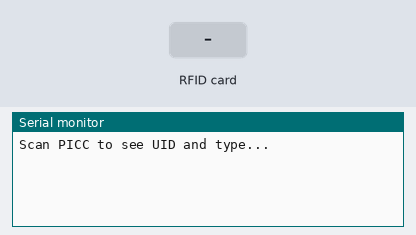
The sketch below on a simulated Arduino Uno, built with avr-gcc and run on an emulated ATmega328P. On the bench: the last lines printed to the serial monitor. The inputs (shaded band) are chosen by the test bench.

Above: at 1.2 s.
1.3 s: RFID card 5E 7A 19 C4 held to the reader
At 1.37 s:
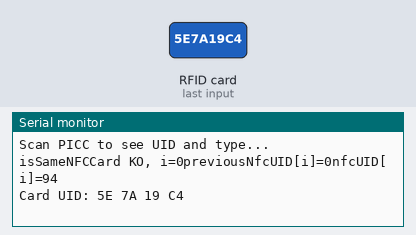
At 2.6 s:
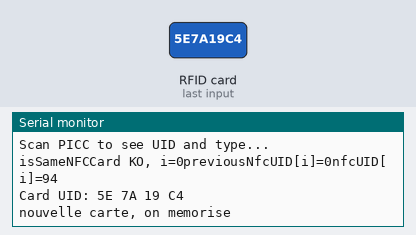

The sketch:

NFC.ino
```cpp
/*
 * MFRC522 - Library to use ARDUINO RFID MODULE KIT 13.56 MHZ WITH TAGS SPI W AND R BY COOQROBOT.
 * The library file MFRC522.h has a wealth of useful info. Please read it.
 * The functions are documented in MFRC522.cpp.
 *
 * Based on code Dr.Leong   ( WWW.B2CQSHOP.COM )
 * Created by Miguel Balboa (circuitito.com), Jan, 2012.
 * Rewritten by Søren Thing Andersen (access.thing.dk), fall of 2013 (Translation to English, refactored, comments, anti collision, cascade levels.)
 * Released into the public domain.
 *
 * Sample program showing how to read data from a PICC using a MFRC522 reader on the Arduino SPI interface.
 *----------------------------------------------------------------------------- empty_skull
 * Aggiunti pin per arduino Mega
 * add pin configuration for arduino mega
 * http://mac86project.altervista.org/
 ----------------------------------------------------------------------------- Nicola Coppola
 * Pin layout should be as follows:
 * Signal     Pin              Pin               Pin
 *            Arduino Uno      Arduino Mega      MFRC522 board
 * ------------------------------------------------------------
 * Reset      9                5                 RST
 * SPI SS     10               53                SDA
 * SPI MOSI   11               52                MOSI
 * SPI MISO   12               51                MISO
 * SPI SCK    13               50                SCK
 *
 * The reader can be found on eBay for around 5 dollars. Search for "mf-rc522" on ebay.com.
 * https://github.com/miguelbalboa/rfid/tree/master/examples
 */

#include <SPI.h>
#include <MFRC522.h>

#define SS_PIN 10
#define RST_PIN 9
MFRC522 mfrc522(SS_PIN, RST_PIN);        // Create MFRC522 instance.
byte previousNfcUID[7];
byte nfcUID[7];

void setup() {
        Serial.begin(9600);        // Initialize serial communications with the PC
        SPI.begin();                        // Init SPI bus
        mfrc522.PCD_Init();        // Init MFRC522 card
        Serial.println("Scan PICC to see UID and type...");
}

void loop() {
        // Look for new cards
        if ( ! mfrc522.PICC_IsNewCardPresent()) {
               //Serial.println("PICC_IsNewCardPresent");
               return;
        }

        // Select one of the cards
        if ( ! mfrc522.PICC_ReadCardSerial()) {
               //Serial.println("PICC_ReadCardSerial");
                resetPreviousValue();
                return;
        }

        // Dump debug info about the card. PICC_HaltA() is automatically called.
        //mfrc522.PICC_DumpToSerial(&(mfrc522.uid));

        int nfcUIDLength = mfrc522.uid.size;
        //Serial.print("mfrc522.uid.size=");
        //Serial.println(mfrc522.uid.size);

        for (byte count = 0; count < mfrc522.uid.size; count++) {
	  nfcUID[count]=mfrc522.uid.uidByte[count];
	}

        if (!isSameNFCCard()) {
          Serial.print("Card UID:");
      	  for (byte i = 0; i < nfcUIDLength; i++) {
      		Serial.print(nfcUID[i] < 0x10 ? " 0" : " ");
      		Serial.print(nfcUID[i], HEX);
      	  }
  	  Serial.println();
          copyActualToPrevious();
        }

	// Dump UID
	/*Serial.print("Card UID:");
	for (byte i = 0; i < mfrc522.uid.size; i++) {
		Serial.print(mfrc522.uid.uidByte[i] < 0x10 ? " 0" : " ");
		Serial.print(mfrc522.uid.uidByte[i], HEX);
	}
	Serial.println();*/
}

boolean isSameNFCCard() {
  for (byte i = 0; i < 7; i++) {
    if (previousNfcUID[i] != nfcUID[i]) {
      Serial.print("isSameNFCCard KO, i=");
      Serial.print(i);
      Serial.print("previousNfcUID[i]=");
      Serial.print(previousNfcUID[i]);
      Serial.print("nfcUID[i]=");
      Serial.println(nfcUID[i]);
      return false;
    }
  }
  return true;
}

void copyActualToPrevious() {
        Serial.println("nouvelle carte, on memorise");
        for (byte i = 0; i < 7; i++) {
	  previousNfcUID[i]=nfcUID[i];
	}
}

void resetPreviousValue() {
        Serial.println("reset NFC");
	for (byte i = 0; i < 7; i++) {
		previousNfcUID[i] = 0;
	}
}
```

Measured:
- after the input at 1.3 s, the serial monitor: prints a new line at once (image 1)
